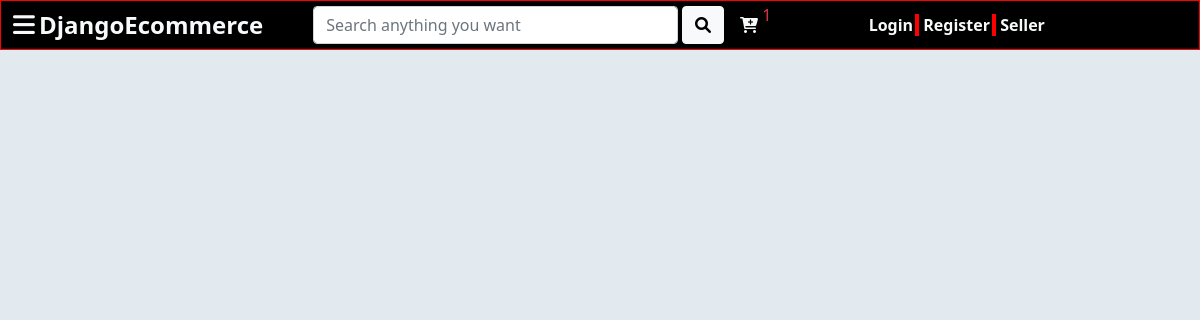
Before: /Viewall/trend/ with the older database file.
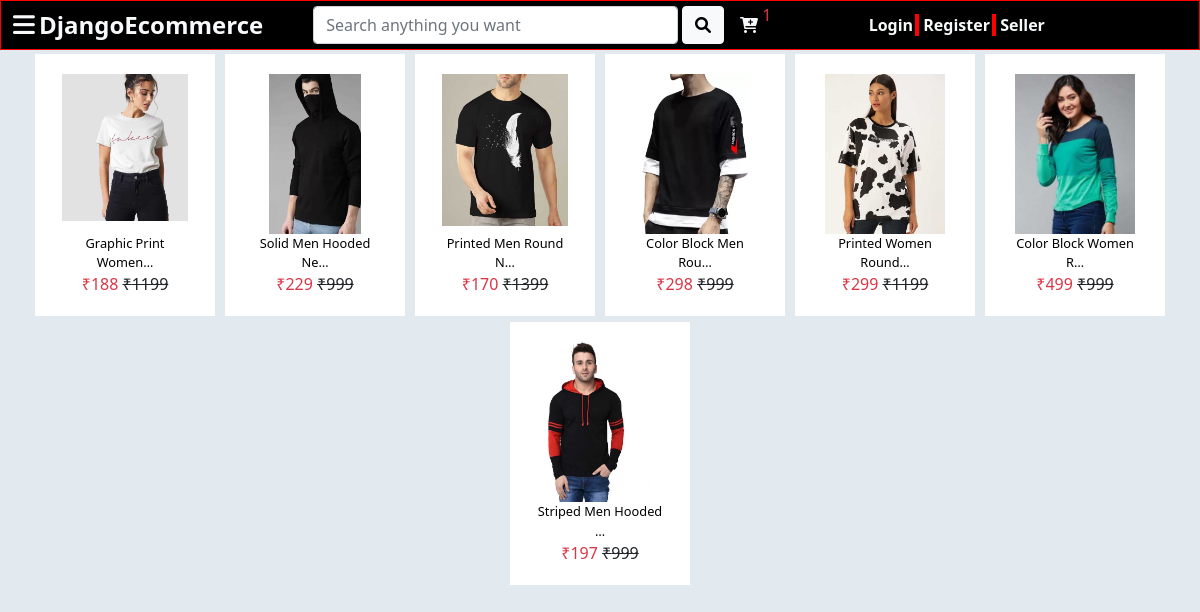
After: the same page with the newer database file.
### Seller/models.py (models this page shows, shortened)
class Trend(models.Model):
	product=models.OneToOneField(Product,on_delete=models.CASCADE)

class Product(models.Model):
	GST_CHOICES=(("0",'0'),("3",'3'),("5",'5'),("12",'12'),("18",'18'),("28",'28'))
	product_id= models.BigAutoField(primary_key=True)
	product_id2= models.CharField(max_length=100,default='')
	shop=models.ForeignKey(User, on_delete=models.CASCADE,default='')
	productname= models.CharField(max_length=100)
	category=models.ForeignKey(Category,on_delete=models.CASCADE)
	subcategory=models.ForeignKey(SubCategory, default="", verbose_name="Category", on_delete=models.SET_DEFAULT, null=True)
	price=models.IntegerField(default=0)
	price_not = models.IntegerField(default=999)
	Description= models.TextField()
	gst = models.CharField(default='0',max_length=3,choices=GST_CHOICES)
	pub_date = models.DateField(auto_now=True)
	image=models.ImageField(upload_to='products/images', default="",null=True)

### App/views.py (the view)
# urls.py: path('Viewall/<str:category>/',views.ViewAll,name="viewall"),
def ViewAll(request,category):
    if category=="trend":
        trend=Trend.objects.all()
        param={'trend':trend}
    if category.lower() in [item.categoey_name.lower() for item in  Category.objects.all()]:
        cat=Category.objects.filter(categoey_name=category).first()
        param={"cat":cat}
    return render(request,'App/viewall.html',param)

### App/templatetags/prodfilter.py (called while the page is built)
def TrendLatest1(data,slice):
    TrendProd=[]
    print(data,slice)
    for i in data:
        TrendProd.append(i)
    return TrendProd[::int(slice)]

### App/templates/App/viewall.html (shortened to what this page needs)
{% extends 'App/index.html' %}
{% load prodfilter %}
{% load static %}
{% block customlink %}
<link rel="stylesheet" href="{% static 'App/css/viewall.css' %}">
{% endblock customlink %}
{% block mainbody %}
<div class="container-fluid p-0">
    {% if trend %}
        <div class="row justify-content-center ">
        {% for   prod in trend|TrendLatest:"-1" %}
            <div class="prodsm mt-1 ">
              <div class="wrapper  ">
                <a href="{% url 'productview' prod.product.product_id %}" class="text-decoration-none text-center ">
                <div class="img-box ">
                   <img src="{{prod.product.image.url}}" alt="" class="img-fluid img-responsive">
                </div>
                <div class="content-box ">
                  <p>{{prod.product.productname|truncatechars:20}}</p>
                </div>
                <div class="price-box">
                   <span class="text-danger">₹{{prod.product.price}}</span>
                   <span class="text-decoration-line-through text-dark">₹{{prod.product.price_not}}</span>
                </div>
                </a>
              </div>
            </div>
      {% endfor %}
      </div>
    {% endif %}
</div>
{% endblock mainbody %}

### App/templates/App/index.html (shortened to what this page needs)
{% extends 'App/base.html' %}
{% load static %}
{% load prodfilter %}

### App/templates/App/base.html (shortened to what this page needs)
<!doctype html>
{% load static %}
<html lang="en">
  <head>
    <link href="https://cdn.jsdelivr.net/npm/bootstrap@5.1.3/dist/css/bootstrap.min.css" rel="stylesheet">
    <link rel="stylesheet" href="{% static 'App/css/index.css' %}">
    <link rel="stylesheet" href="https://cdnjs.cloudflare.com/ajax/libs/OwlCarousel2/2.3.4/assets/owl.carousel.css" />
    <link rel="stylesheet" href="https://cdnjs.cloudflare.com/ajax/libs/font-awesome/6.0.0/css/all.min.css" />
    {% block customlink %}{% endblock customlink %}
  </head>
  <body>
    <nav class="mainnav py-4 d-flex align-items-center sticky-top " id="mainnav">
      <div class="container-fluid d-flex align-items-center">
        <a href="" class="text-light menu-icon" data-bs-toggle="offcanvas" data-bs-target="#offcanvasLeft"><i class="fa-solid fa-bars"></i></a>
        <div class="search ms-1  ">
          <a href="" class="my-auto d-lg-block d-none text-decoration-none h4 fw-bold text-light">DjangoEcommerce</a>
          <form action="/Search" method="GET" id="search-field"  class="w-50 d-flex justify-content-between">
            <input type="search" name="query" id="search" placeholder="Search anything you want" class="form-control w-100">
            <button class="btn btn-light ms-1"><i class="fa-solid fa-magnifying-glass"></i></button>
          </form>
          <div class="my-auto d-flex d-lg-block d-md-block d-none  ms-3">
            <a href="{% url 'cart' %}" class="text-light fw-bold "><i class="fa-solid fa-cart-plus"></i></a>
            <span class="text-danger" style="position: relative; top: -10px;">{{1}}</span>
          </div>
          </div>
           {% if  not request.user.is_authenticated %}
          <div class="my-auto ms-2 d-lg-block d-md-block d-none"id="signuporlogin">
            <a href="{% url 'login' %}" class="text-light fw-bold text-decoration-none link-user">Login</a>
            <a href="{% url 'register' %}" class="text-light ms-1 fw-bold link-user  text-decoration-none">Register</a>
            <a href="{% url 'sellersignup' %}" class="text-light ms-1 text-decoration-none fw-bold">Seller</a>
            </div>
          {% endif %}
        </div>
</nav>
<div class="mainbody">
{% block mainbody %}
{% endblock mainbody %}
</div>
</body>
</html>

### App/static/App/css/index.css (style rules this page uses)
body,html { box-sizing: border-box; height: 100%; overflow-x: hidden; }
p { margin: 0 !important; }
:root { --mycolor: #e84393 !important; --major-color:#3B3B98; }
#mainnav { width: 100%; height: 42px; background: #000; z-index: 1000 !important; border: 1px solid red; }
.mainbody { padding-bottom: 200px; }
.search { display: inline-flex; width: 70% ; }
.menu-icon { font-size: 25px; }
#search-field { margin-left: 50px; }
#signuporlogin a::after { content: " "; margin-left: 2px; background-color: red !important; height: 100%; position: relative; top: 0; right: 0; }
@media (min-width :768px) { .mainbody { padding-bottom: 0; } }

### App/static/App/css/viewall.css (style rules this page uses)
.prodsm { width: 180px; background: #fff; margin:2px 5px; }
.wrapper { padding: 20px 15px; }
.prodsm .wrapper .img-box { height: 160px; }
.prodsm .wrapper .img-box img { max-width: 100%; max-height:100%; }
.prodsm .wrapper .content-box p { font-size: 80%; color: #000; }

### App/templates/App/base.html (style rules this page uses)
body { overflow-x: hidden; }

Changed rows visible on the page:
added Trend: product.image (picture), product.productname "Graphic Print Women…", product.price "188", product.price_not "1199"
added Trend: product.image (picture), product.productname "Solid Men Hooded Ne…", product.price "229", product.price_not "999"
added Trend: product.image (picture), product.productname "Printed Men Round N…", product.price "170", product.price_not "1399"
added Trend: product.image (picture), product.productname "Color Block Men Rou…", product.price "298", product.price_not "999"
added Trend: product.image (picture), product.productname "Printed Women Round…", product.price "299", product.price_not "1199"
added Trend: product.image (picture), product.productname "Color Block Women R…", product.price "499", product.price_not "999"
added Trend: product.image (picture), product.productname "Striped Men Hooded …", product.price "197", product.price_not "999"
